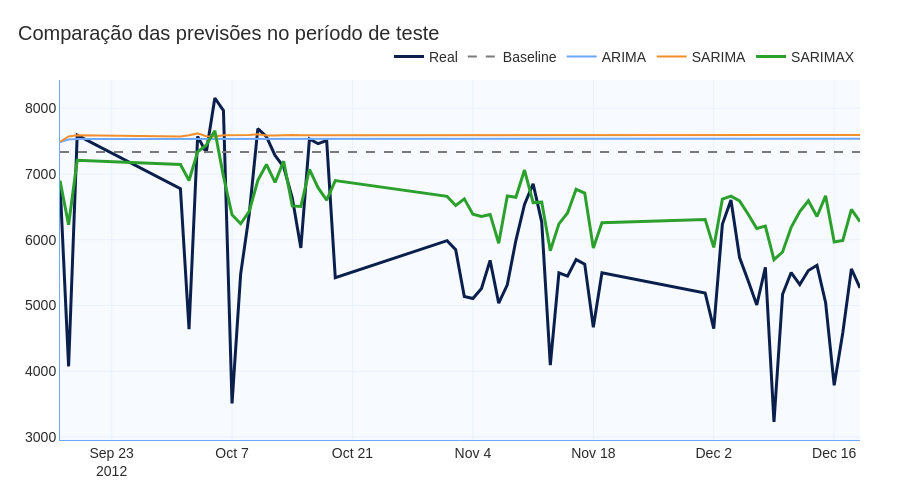

The cell this chart's notebook holds for it:
### Markdown cell above
### 08.10 Gráfico final de comparação

### Code cell
fig = go.Figure()

fig.add_trace(
    go.Scatter(
        x=previsoes_teste["data_hora"],
        y=previsoes_teste["demanda_real"],
        mode="lines",
        name="Real",
        line=dict(color="#0B1F4D", width=3)
    )
)

fig.add_trace(
    go.Scatter(
        x=previsoes_teste["data_hora"],
        y=previsoes_teste["previsao_baseline"],
        mode="lines",
        name="Baseline",
        line=dict(color="#7A7A7A", width=2, dash="dash")
    )
)

fig.add_trace(
    go.Scatter(
        x=previsoes_teste["data_hora"],
        y=previsoes_teste["previsao_arima"],
        mode="lines",
        name="ARIMA",
        line=dict(color="#6FA8FF", width=2)
    )
)

fig.add_trace(
    go.Scatter(
        x=previsoes_teste["data_hora"],
        y=previsoes_teste["previsao_sarima"],
        mode="lines",
        name="SARIMA",
        line=dict(color="#F28E2B", width=2)
    )
)

fig.add_trace(
    go.Scatter(
        x=previsoes_teste["data_hora"],
        y=previsoes_teste["previsao_sarimax"],
        mode="lines",
        name="SARIMAX",
        line=dict(color="#2CA02C", width=3)
    )
)

fig = aplicar_layout_padrao(
    fig,
    titulo="Comparação das previsões no período de teste",
    altura=500
)

fig.show()
